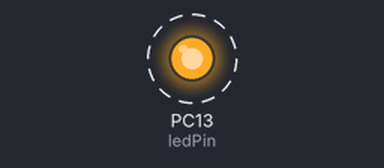
The sketch below on a simulated STM32 Blue Pill. On the bench: output pins drawn as LEDs (lit = HIGH). Dashed ring = blinking.

Above: at 0.5 s.
Timing chart, 0 to 4.6 s (numbered marks = the images above):
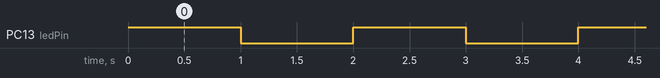

The sketch:

2blinking.ino
```cpp
// This turns on the onboard LED for 0.1s repeatedly

int ledPin = PC13;
int waitTime = 1000;

void setup(){
    // initialize the digital pin as output
  pinMode(ledPin, OUTPUT);
}

void loop() {
  digitalWrite(ledPin, HIGH);   // turn the LED on (HIGH is the voltage level)
  delay(waitTime);               // wait for a 1 second
  digitalWrite(ledPin, LOW);    // turn the LED off by making the voltage LOW
  delay(waitTime);               // wait for a 1 second
}
```

Measured:
- by itself, PC13 (ledPin): alternates HIGH for 1.0 s and LOW for 1.0 s
